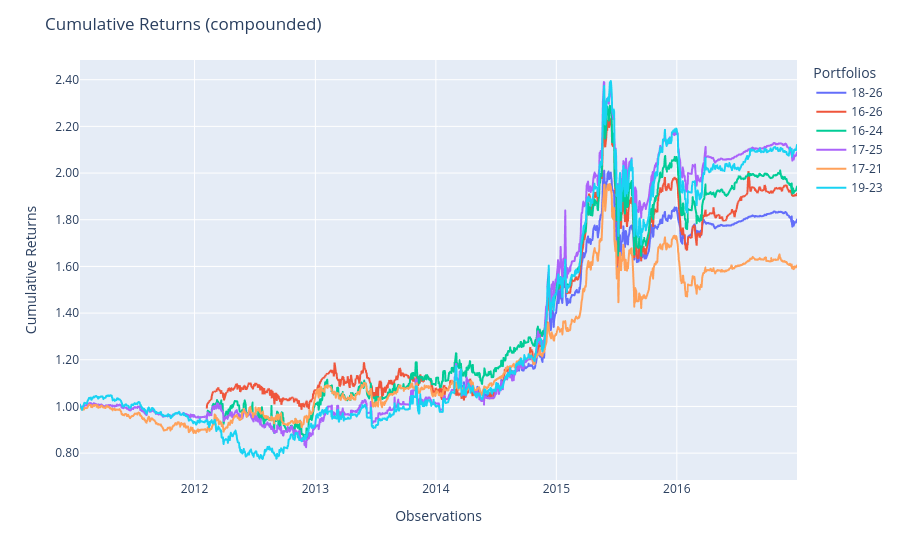

This figure's notebook cell:
### Code cell
pop.plot_cumulative_returns()

### Figure 1 — Plotly figure (JSON) as saved in the notebook; plotly's stock layout.template omitted (floating-point values rounded to 4 significant figures; data arrays with more than 128 entries replaced by an {"elided": "..."} marker saying what was removed)
{"data": [{"hovertemplate": "variable=18-26<br>index=%{x}<br>value=%{y}<extra></extra>", "legendgroup": "18-26", "line": {"color": "#636efa", "dash": "solid"}, "marker": {"symbol": "circle"}, "mode": "lines", "name": "18-26", "showlegend": true, "type": "scattergl", "x": {"elided": "1447 str values"}, "xaxis": "x", "y": {"elided": "1447 float values"}, "yaxis": "y"}, {"hovertemplate": "variable=16-26<br>index=%{x}<br>value=%{y}<extra></extra>", "legendgroup": "16-26", "line": {"color": "#EF553B", "dash": "solid"}, "marker": {"symbol": "circle"}, "mode": "lines", "name": "16-26", "showlegend": true, "type": "scattergl", "x": {"elided": "1447 str values"}, "xaxis": "x", "y": {"elided": "1447 float values"}, "yaxis": "y"}, {"hovertemplate": "variable=16-24<br>index=%{x}<br>value=%{y}<extra></extra>", "legendgroup": "16-24", "line": {"color": "#00cc96", "dash": "solid"}, "marker": {"symbol": "circle"}, "mode": "lines", "name": "16-24", "showlegend": true, "type": "scattergl", "x": {"elided": "1447 str values"}, "xaxis": "x", "y": {"elided": "1447 float values"}, "yaxis": "y"}, {"hovertemplate": "variable=17-25<br>index=%{x}<br>value=%{y}<extra></extra>", "legendgroup": "17-25", "line": {"color": "#ab63fa", "dash": "solid"}, "marker": {"symbol": "circle"}, "mode": "lines", "name": "17-25", "showlegend": true, "type": "scattergl", "x": {"elided": "1447 str values"}, "xaxis": "x", "y": {"elided": "1447 float values"}, "yaxis": "y"}, {"hovertemplate": "variable=17-21<br>index=%{x}<br>value=%{y}<extra></extra>", "legendgroup": "17-21", "line": {"color": "#FFA15A", "dash": "solid"}, "marker": {"symbol": "circle"}, "mode": "lines", "name": "17-21", "showlegend": true, "type": "scattergl", "x": {"elided": "1447 str values"}, "xaxis": "x", "y": {"elided": "1447 float values"}, "yaxis": "y"}, {"hovertemplate": "variable=19-23<br>index=%{x}<br>value=%{y}<extra></extra>", "legendgroup": "19-23", "line": {"color": "#19d3f3", "dash": "solid"}, "marker": {"symbol": "circle"}, "mode": "lines", "name": "19-23", "showlegend": true, "type": "scattergl", "x": {"elided": "1447 str values"}, "xaxis": "x", "y": {"elided": "1447 float values"}, "yaxis": "y"}], "layout": {"legend": {"title": {"text": "Portfolios"}, "tracegroupgap": 0}, "margin": {"t": 60}, "title": {"text": "Cumulative Returns (compounded)"}, "xaxis": {"anchor": "y", "domain": [0, 1], "title": {"text": "Observations"}}, "yaxis": {"anchor": "x", "domain": [0, 1], "tickformat": ".2f", "title": {"text": "Cumulative Returns"}}}}
